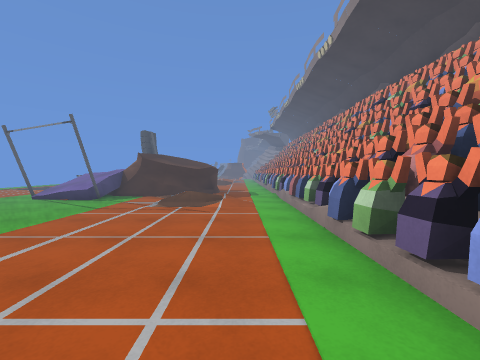
View 1 (above)

18 first-person views from a walk through a 3-D level made in the Unity game engine. The camera is 1.5 m above the floor, tilts 2° down and sees 90° across. The floor is counted in squares, 2.01 m on a side. Each view is taken from the middle of a square. On the plan, view 1 faces up. The plan holds only what a view shows up to about 9 squares ahead; the rest is blank. The place goes on beyond the plan. The player character is not drawn. Surface patterns are stand-ins for the level's own textures.

View 2
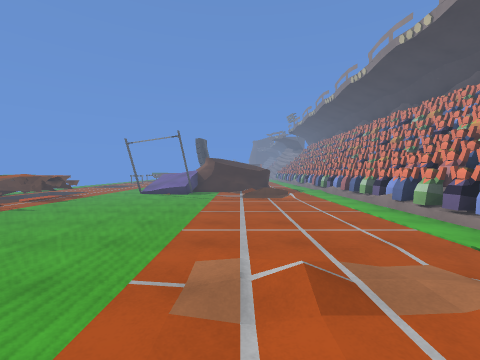

View 3
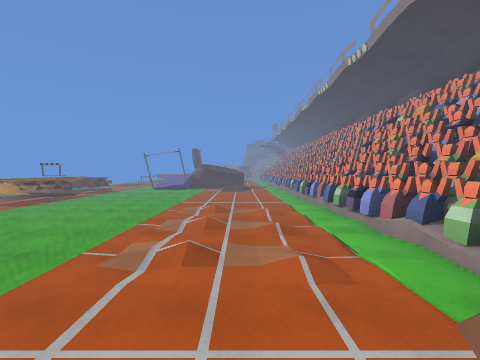

View 4
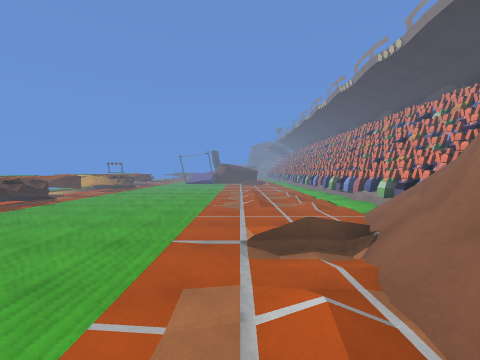

View 5
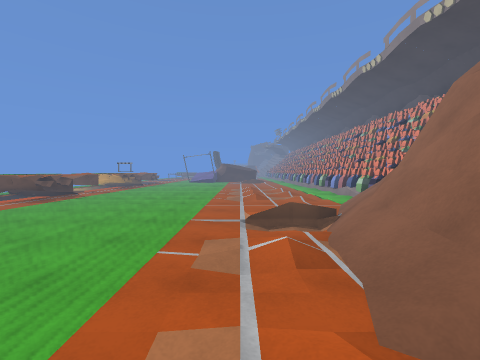

View 6
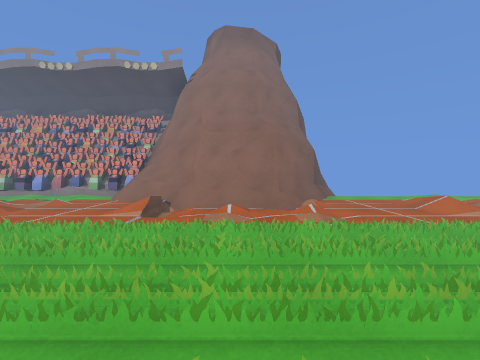

View 7
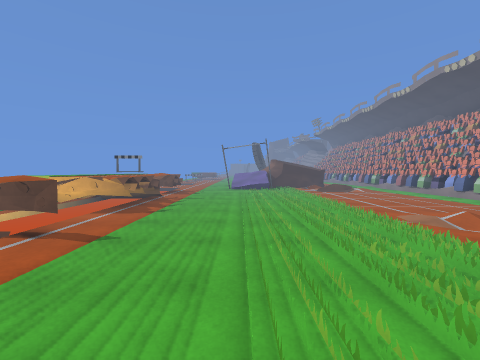

View 8
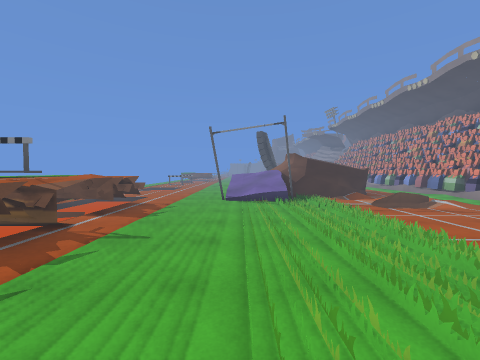

View 9
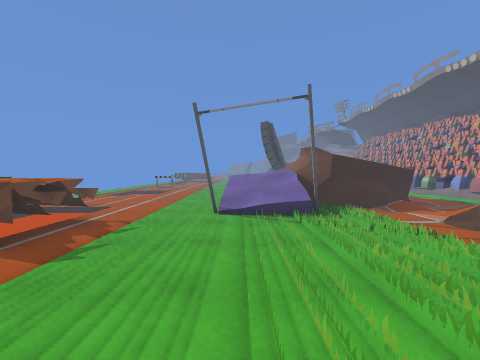

View 10
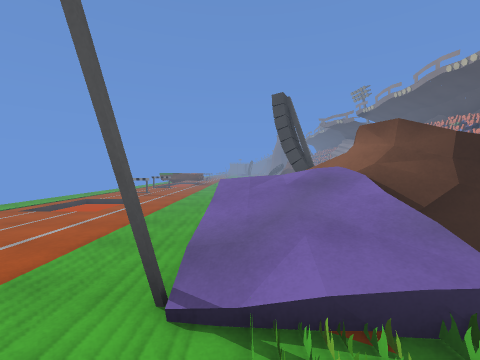

View 11
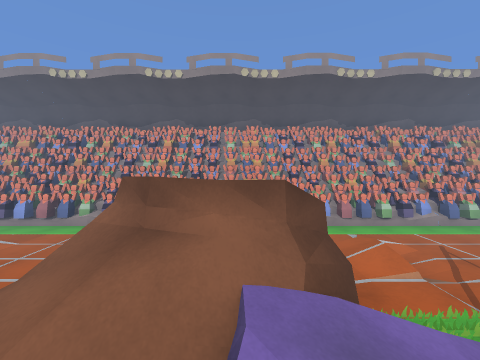

View 12
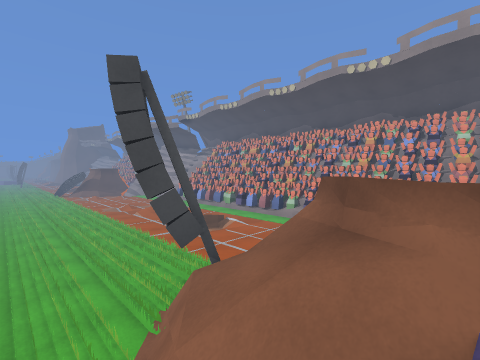

View 13
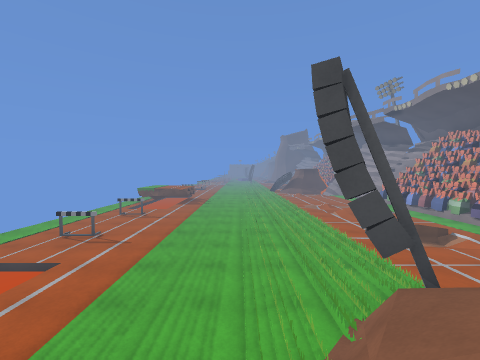

View 14
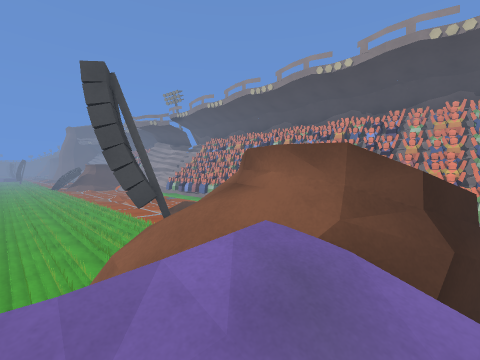

View 15
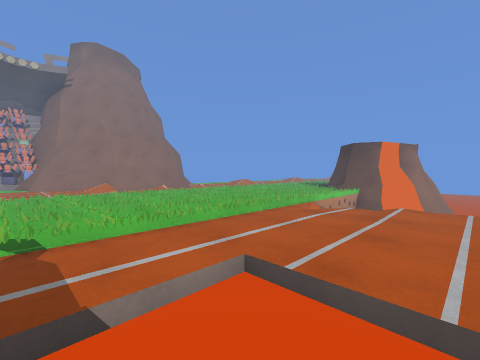

View 16
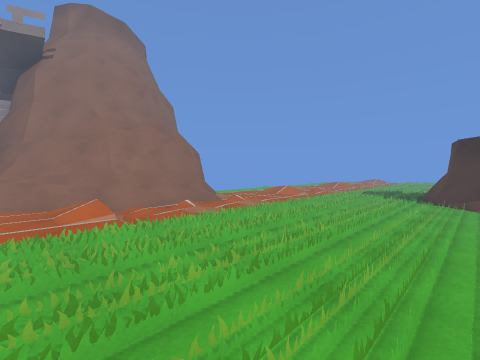

View 17
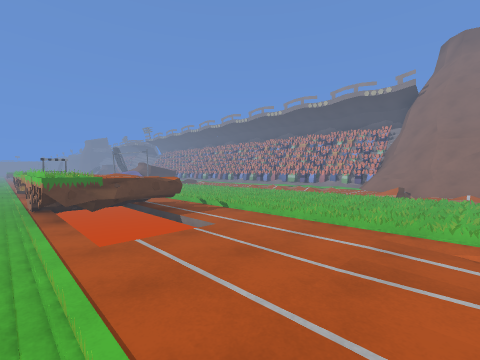

View 18
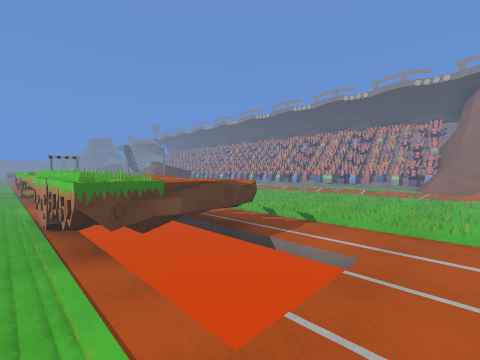

### Floor plan
Key: @ floor where view 1 was taken; # wall or solid block; x gap in a wall; . main floor; - floor 0.25 m lower than the main floor; / step, stairs or slope; = window, fence, low wall or low ledge; ^ raised ledge; v drop or lower ground.
Columns run from 10 left of view 1 to 2 right of it. Each row starts with its distance up from view 1.
 20      ..
 19      ...
 18      .../
 17 .//...../. ##
 16 .//.....=. #
 15 ...........##
 14 ...........##
 13 ........////#
 12 .........../#
 11 .-/......../#
 10 .-/...#/   ##
  9 ......=^  .##
  8  ..../=^##./#
  7 .//../=##.//#
  6 #x#.#/#.////#
  5 #^^.....////#
  4 .^^......../#
  3 #^^......../#
  2 #^^#.......##
  1 #x/#.......##
  0 .-/.......@/#
 -1 .##......./##
 -2 #^^.....///##
 -3 #^^#..../../#
 -4 #-//......./#
 -5 .-/......./##
 -6 ........///##
 -7 ........//##
 -8 ..//....//##
 -9  v v....//##
-10    v....../##

Where each view was taken, in squares from view 1:
view 1: 0 up, 0 right, facing up
view 2: 2 down, 2 left, facing up
view 3: 6 down, 1 left, facing up
view 4: 9 down, 2 left, facing up
view 5: 10 down, 2 left, facing up
view 6: 8 down, 6 left, facing right
view 7: 4 down, 5 left, facing up
view 8: 0 up, 5 left, facing up
view 9: 2 up, 5 left, facing up
view 10: 5 up, 5 left, facing up
view 11: 8 up, 5 left, facing right
view 12: 8 up, 5 left, facing up-right
view 13: 8 up, 5 left, facing up
view 14: 7 up, 5 left, facing up-right
view 15: 4 down, 9 left, facing down-right
view 16: 5 down, 6 left, facing down-right
view 17: 8 down, 10 left, facing up-right
view 18: 6 down, 10 left, facing up-right
